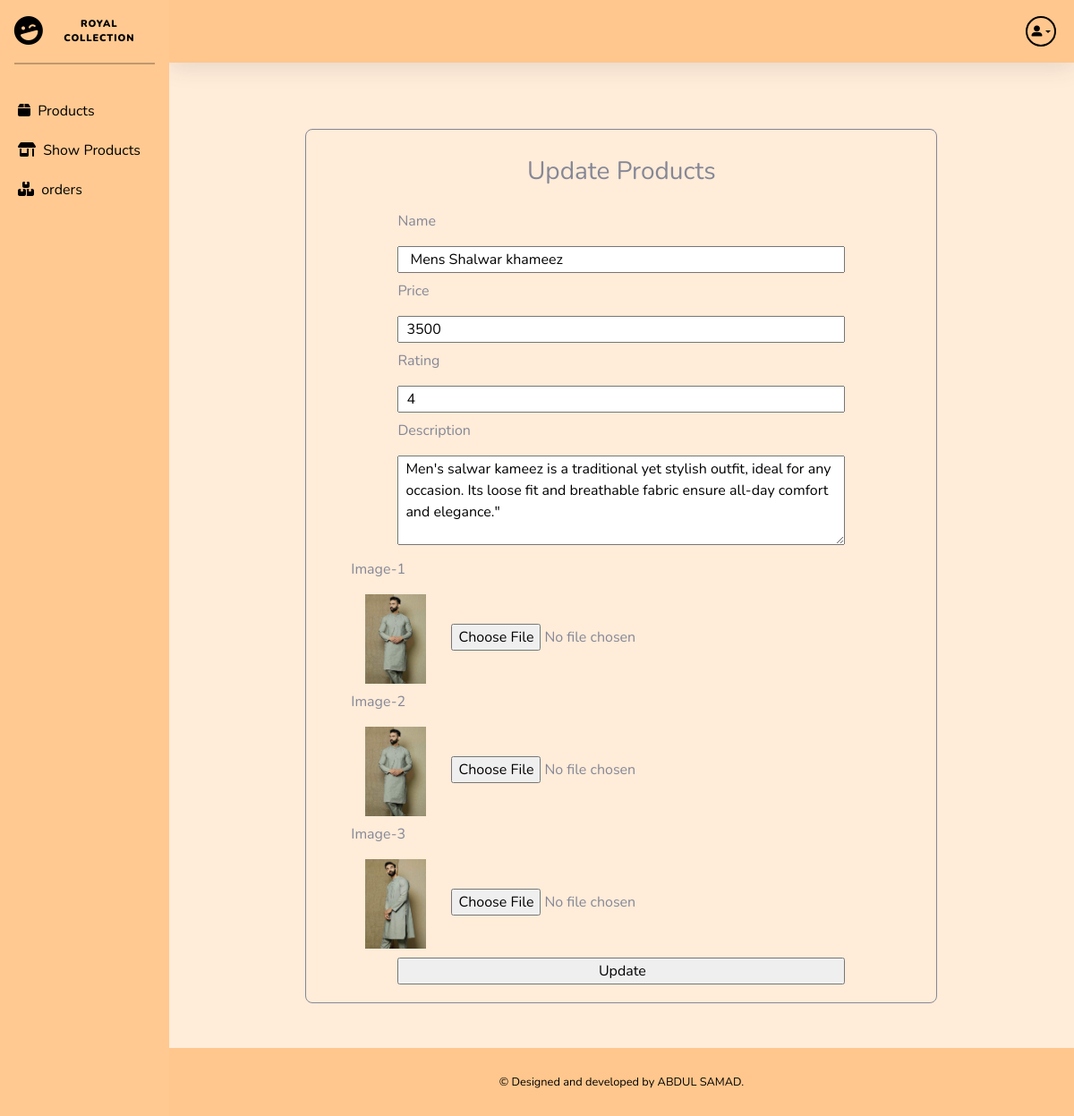
Screenshot of /admin/admin-update-fields.php?id=16 with the database file from the repository.
### tables this page shows
CREATE TABLE `products` (
  `product_id` int(11) NOT NULL,
  `product_name` varchar(255) NOT NULL,
  `product_price` varchar(255) NOT NULL,
  `product_rating` varchar(255) DEFAULT NULL,
  `product_img` text DEFAULT NULL,
  `product-img-2` text NOT NULL,
  `product-img-3` text NOT NULL,
  `product-desc` varchar(255) NOT NULL
);

### admin/admin-update-fields.php (the view, shortened to what this page needs)
<?php
    include 'includes/header.php';
    include 'includes/admin-sidebar.php';
    include 'includes/admin-navbar.php';
    include '../connection.php';
    if(isset($_GET['id'])){
        $product_id = $_GET['id'];
        $selectdata_for_update = "SELECT * FROM products WHERE product_id = '$product_id'";
        $select_for_update_query = mysqli_query($con,$selectdata_for_update);
        $fetch_data_for_update = mysqli_fetch_Assoc($select_for_update_query);
    }
?>
<section class="admin-product-form-section">
        <div class="admin-product-form-container">
            <div class="admin-product-from-heading">
                <h3>Update Products</h3>
            </div>
            <form action="" method="POST" enctype="multipart/form-data">
                <div class="admin-product-input-1">
                    <label for="">Name</label>
                    <input type="text"  id="" name="name" value=" <?php echo $fetch_data_for_update['product_name'] ;?>">
                </div>
                <div class="admin-product-input-2">
                    <label for="">Price</label>
                    <input type="number" id="" name="price" value="<?php echo $fetch_data_for_update['product_price'];?>">
                </div>
                <div class="admin-product-input-3">
                    <label for="">Rating</label>
                    <input type="number" id="" name="rating" value="<?php echo $fetch_data_for_update['product_rating'];?>">
                </div>
                <div class="admin-product-input-7">
                    <label for="">Description</label>
                    <textarea type="text"  id="" name="desc"><?php echo $fetch_data_for_update['product-desc'] ;?>"</textarea>
                </div>
                <div class="admin-product-input-4">
                    <label for="">Image-1</label>
                        <?php
                        if(!empty($fetch_data_for_update['product_img'])):?>
                            <img src="<?php echo $fetch_data_for_update['product_img']; ?>"alt="" style="width:100px; height:100px; object-fit:contain;">
                        <?php endif; ?>
                    <input type="file"  id="" class="file-input" name="img1">
                </div>
                <div class="admin-product-input-5">
                    <label for="">Image-2</label>
                        <?php
                        if(!empty($fetch_data_for_update['product-img-2'])):?>
                            <img src="<?php echo $fetch_data_for_update['product-img-2']; ?>"alt="" style="width:100px; height:100px; object-fit:contain;">
                        <?php endif; ?>
                    <input type="file"  id="" class="file-input"  name="img2">
                </div>
                <div class="admin-product-input-6">
                    <label for="">Image-3</label>
                        <?php
                        if(!empty($fetch_data_for_update['product-img-3'])):?>
                            <img src="<?php echo $fetch_data_for_update['product-img-3']; ?>"alt="" style="width:100px; height:100px; object-fit:contain;">
                        <?php endif; ?>
                    <input type="file" id="" class="file-input"  name="img3">
                </div>
                <div class="admin-product-input-8">
                    <input type="submit" name="update" id="" value="Update">
                </div>
            </form>
        </div>
    </section>
<?php
    include 'includes/admin-footer.php';
?>

### rows the page displays
products: name "Mens Shalwar khameez", price "3500", rating "4", desc "Men's salwar kameez is a traditional yet stylish outfit, ideal for any occasion. Its loose fit and breathable fabric ensure all-day comfort and elegance.\"", product_img (picture), value (picture)
